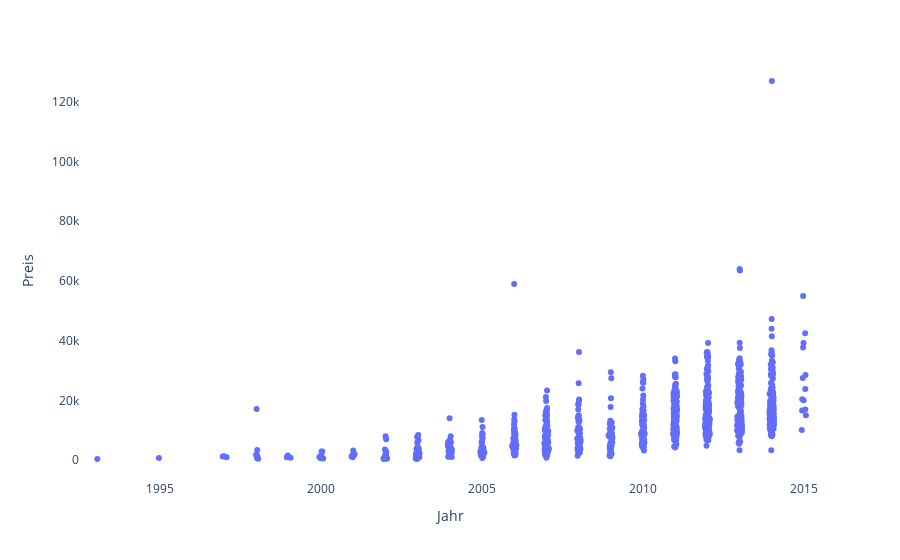

The notebook cell saved with this chart:
### Markdown cell above
Nun verschaunlichen wir die Variablen "price" und "year" innerhalb eines Scatterplots, um mögliche Zusammenhänge der beiden Variablen erkennen zu können. Hierfür wird die Funktion "strip" verwendet, um die einzelnen Datenpunkte als "gejitterte" Markierungen innerhalb der einzelnen Jahren darzustellen. Eine alternative Visualisierung wäre beispielsweise ein Boxplot, welches u.a. bei der betrachtung weiterer Variablen verwendet wird.

### Code cell
# Visualisierung Jahr / Preis
fig = px.strip(df_sample, x="year", y="price", labels={"price":"Preis","year":"Jahr"})
fig.update_layout({
'plot_bgcolor': 'rgba(0, 0, 0, 0)',
'paper_bgcolor': 'rgba(0, 0, 0, 0)',
})
fig.show()

### Figure 1 — Plotly figure (JSON) as saved in the notebook; plotly's stock layout.template omitted (floating-point values rounded to 4 significant figures; data arrays with more than 128 entries replaced by an {"elided": "..."} marker saying what was removed)
{"data": [{"alignmentgroup": "True", "boxpoints": "all", "fillcolor": "rgba(255,255,255,0)", "hoveron": "points", "hovertemplate": "Jahr=%{x}<br>Preis=%{y}<extra></extra>", "legendgroup": "", "line": {"color": "rgba(255,255,255,0)"}, "marker": {"color": "#636efa"}, "name": "", "offsetgroup": "", "orientation": "v", "pointpos": 0, "showlegend": false, "type": "box", "x": {"elided": "1000 int values"}, "x0": " ", "xaxis": "x", "y": {"elided": "1000 int values"}, "y0": " ", "yaxis": "y"}], "layout": {"boxmode": "group", "legend": {"tracegroupgap": 0}, "margin": {"t": 60}, "paper_bgcolor": "rgba(0, 0, 0, 0)", "plot_bgcolor": "rgba(0, 0, 0, 0)", "xaxis": {"anchor": "y", "domain": [0, 1], "title": {"text": "Jahr"}}, "yaxis": {"anchor": "x", "domain": [0, 1], "title": {"text": "Preis"}}}}
